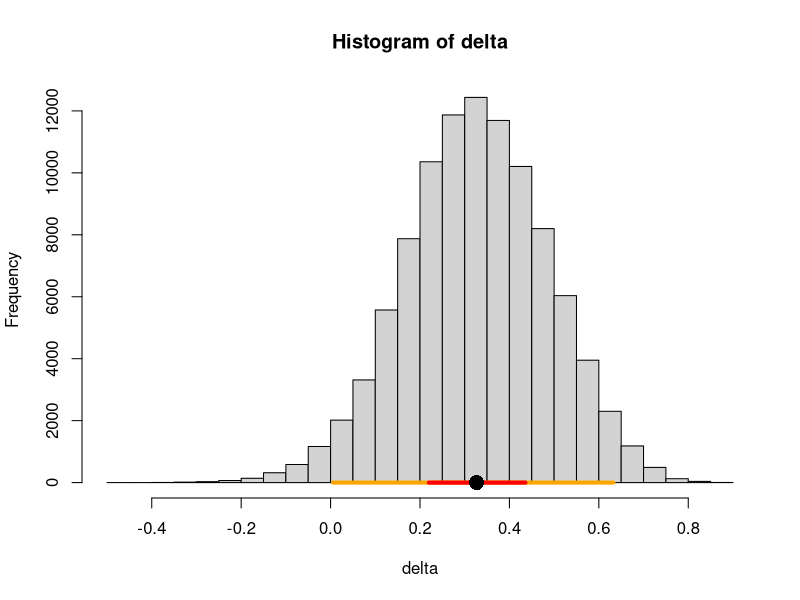
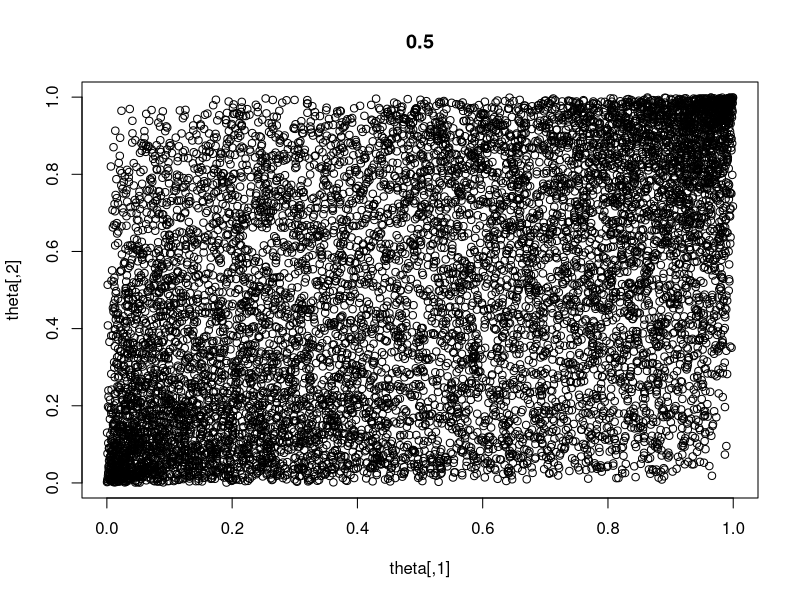
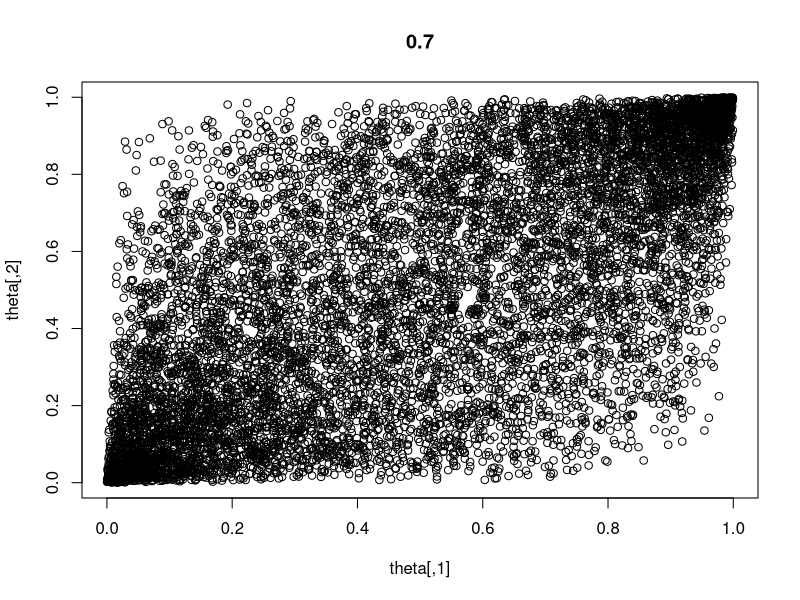
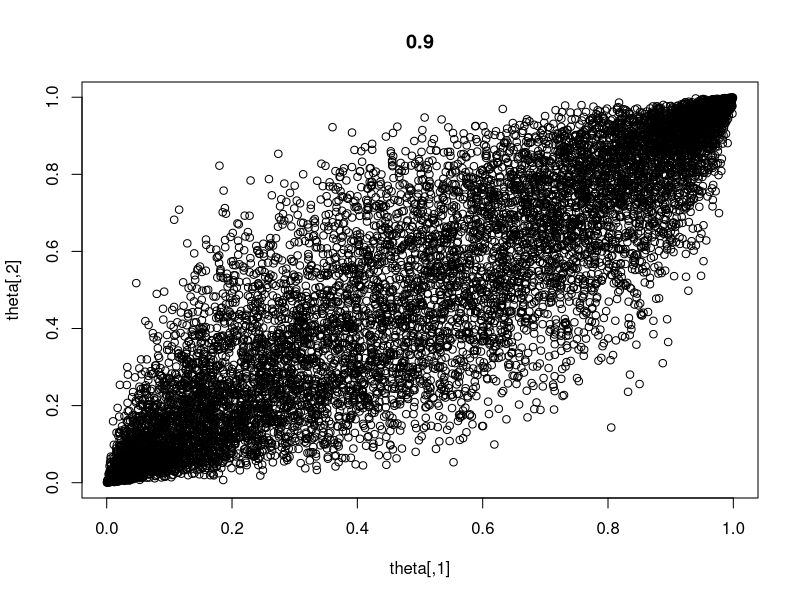
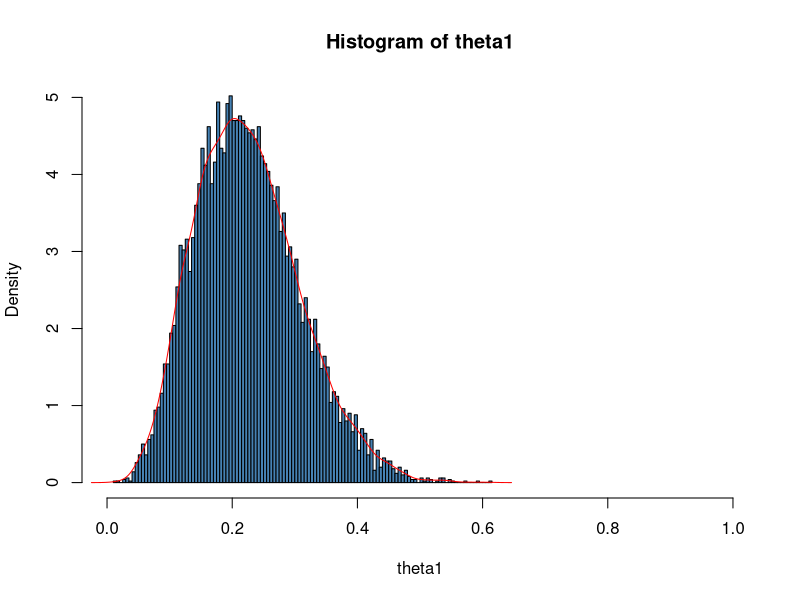

Write R code to recreate these figures, in order.
library("clipr")
n1 <- 9
y1 <- 9
n2 <- 10
y2 <- 6
set.seed(234)
nsamp <- 100000
alpha1 <- alpha2 <- beta1 <- beta2 <- 1

#Draw from p(theta1|y1)
theta1 <- rbeta(nsamp, alpha1+y1, beta1+n1-y1)

#Draw from p(theta2|y2)
theta2 <- rbeta(nsamp, alpha2+y2, beta2+n2-y2)

delta <- theta1 - theta2

lor <- log(theta1/(1-theta1)) - log(theta2/(1-theta2))
quantdelta <- quantile(delta, c(0.025, 0.25, 0.5, 0.75, 0.975))

hist(delta, nclass = 40)
lines(quantdelta[c(1,5)], rep(0,2), lwd = 4, col = "orange")
lines(quantdelta[c(2,4)], rep(0,2), lwd = 4, col = "red")
points(quantdelta[3], 0, cex = 2, col = "black", pch = 16)


library(MASS)
mu <- c(0,0)
sigma <- c(4,4)
rho <- c(0.5, 0.7, 0.9)
nsamp <- 10000
for (i in 1:length(rho)){
  Sigma <- matrix(c(sigma[1], rho[i]*sqrt(prod(sigma)), 
                    rho[i]*sqrt(prod(sigma)), sigma[2]),2,2)
  phi <- mvrnorm(nsamp, mu, Sigma)
  theta <- matrix(0, nsamp, 2)
  theta[, 1] <- exp(phi[,1])/( 1 + exp(phi[,1]))
  theta[, 2] <- exp(phi[,2])/( 1 + exp(phi[,2]))
  plot(theta, main = rho[i])
}



theta1 <- rbeta(nsamp, 1.4+4, 8.6+14-4)
hist(theta1, nclass = 100, probability = T, xlim = c(0,1), ylim = c(0, 5),
     col = "steelblue")
lines(density(theta1), col = "red") 


